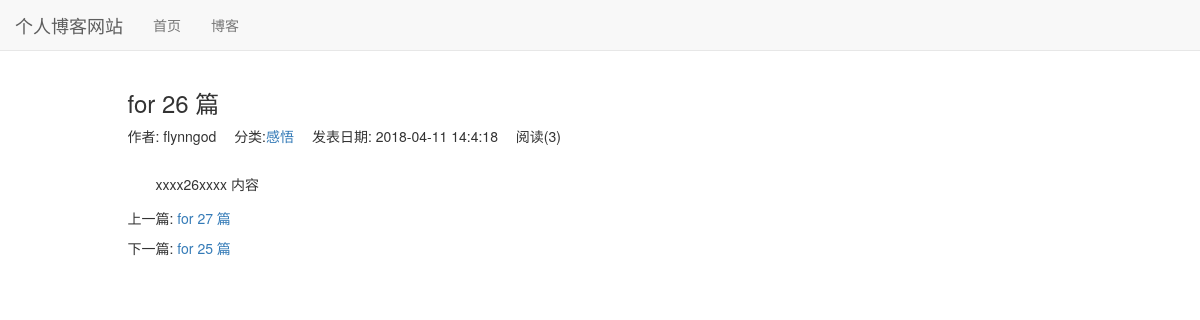
/blog/31, run on an earlier commit of the app's database.
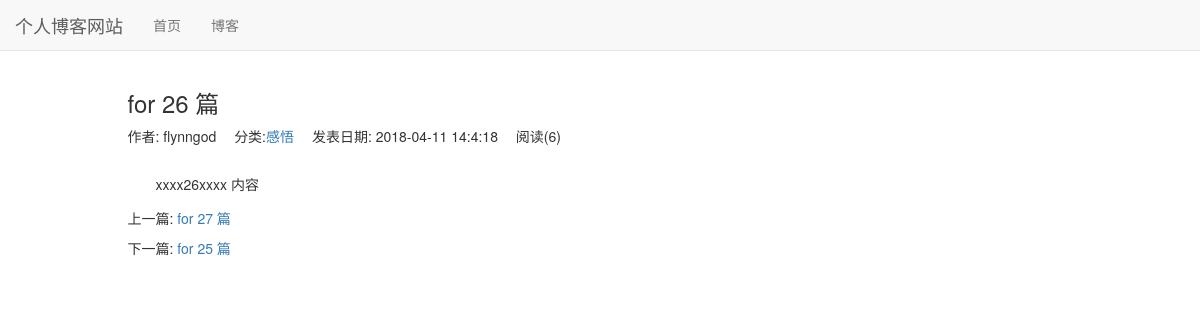
And on a later commit of the database.
### blog/models.py (models this page shows, shortened)
class Blog(models.Model, ReadNumExpandMethod):
	title = models.CharField(max_length=50)
	content = RichTextUploadingField()
	author = models.ForeignKey(User, on_delete=models.DO_NOTHING)
	blog_type = models.ForeignKey(BlogType, on_delete=models.DO_NOTHING)
	created_time = models.DateTimeField(auto_now_add=True)
	last_update_time = models.DateTimeField(auto_now=True)
	read_details = GenericRelation(ReadDetail)
	class Meta:
		ordering = ['-created_time']

class BlogType(models.Model):
	type_name = models.CharField(max_length=50)

### read_statistics/models.py (models this page shows)
class ReadNum(models.Model):
	read_num = models.IntegerField(default=0)
	content_type = models.ForeignKey(ContentType, on_delete=models.DO_NOTHING)
	object_id = models.PositiveIntegerField()
	content_object = GenericForeignKey('content_type', 'object_id')

### blog/views.py (the view)
# urls.py: path('<int:blog_pk>', views.blog_detail, name='blog_detail'),
def blog_detail(request, blog_pk):
	blog = get_object_or_404(Blog, pk=blog_pk)
	read_cookie_key = read_statistics_once_read(request, blog)
	context = dict()
	context['blog'] = blog
	context['previous_blog'] = Blog.objects.filter(created_time__gt=blog.created_time).last()
	context['next_blog'] = Blog.objects.filter(created_time__lt=blog.created_time).first()
	response = render_to_response('blog/blog_detail.html', context)
	response.set_cookie(read_cookie_key, 'true')
	return response

### read_statistics/models.py (called while the page is built)
	def get_read_num(self):
		try:
			ct = ContentType.objects.get_for_model(self)
			readnum = ReadNum.objects.get(content_type=ct, object_id=self.pk)
			return readnum.read_num
		except exceptions.ObjectDoesNotExist:
			return 0

### read_statistics/utils.py (called while the page is built)
def read_statistics_once_read(request, obj):
	ct = ContentType.objects.get_for_model(obj)
	key = '%s_%s_read' % (ct.model, obj.pk)
	if not request.COOKIES.get(key):
		readnum, created = ReadNum.objects.get_or_create(content_type=ct, object_id=obj.pk)
		readnum.read_num += 1
		readnum.save()
		date = timezone.now().date()
		read_detail, created = ReadDetail.objects.get_or_create(content_type=ct, object_id=obj.pk, date=date)
		read_detail.read_num += 1
		read_detail.save()
	return key

### blog/templates/blog/blog_detail.html (shortened to what this page needs)
{% extends 'base.html' %}
{% load staticfiles %}
{% block header_extends %}
    <link rel="stylesheet" href="{% static 'blog/css/blog.css' %}">
{% endblock header_extends %}
{% block content %}
    <div class="container">
        <div class="row">
            <div class="col-xs-10 col-xs-offset-1">
                <h3>{{ blog.title }}</h3>
                <ul class="blog-info-description">
                    <li>作者: {{ blog.author }}</li>
                    <li>分类:<a href="{% url 'blogs_with_type' blog.blog_type.pk %}">{{ blog.blog_type.type_name }}</a>
                    </li>
                    <li>发表日期: {{ blog.created_time|date:'Y-m-d H:n:s' }}</li>
                    <li>阅读({{ blog.get_read_num }})</li>
                </ul>
                <div class="blog-content">{{ blog.content|safe }}</div>
                <div class="blog-more">
                    <p>上一篇:
                        {% if previous_blog %}
                            <a href="{% url 'blog_detail' previous_blog.pk %}">{{ previous_blog.title }}</a>
                        {% else %}
                            没有上一篇
                        {% endif %}
                    </p>
                    <p>下一篇:
                        {% if next_blog %}
                            <a href="{% url 'blog_detail' next_blog.pk %}">{{ next_blog.title }}</a>
                        {% else %}
                            没有下一篇
                        {% endif %}
                    </p>
                </div>
            </div>
        </div>
    </div>
{% endblock content %}

What changed in the data, as far as the page shows it:
changed through a linked row, Blog "for 26 篇": get_read_num "3" → "6"
